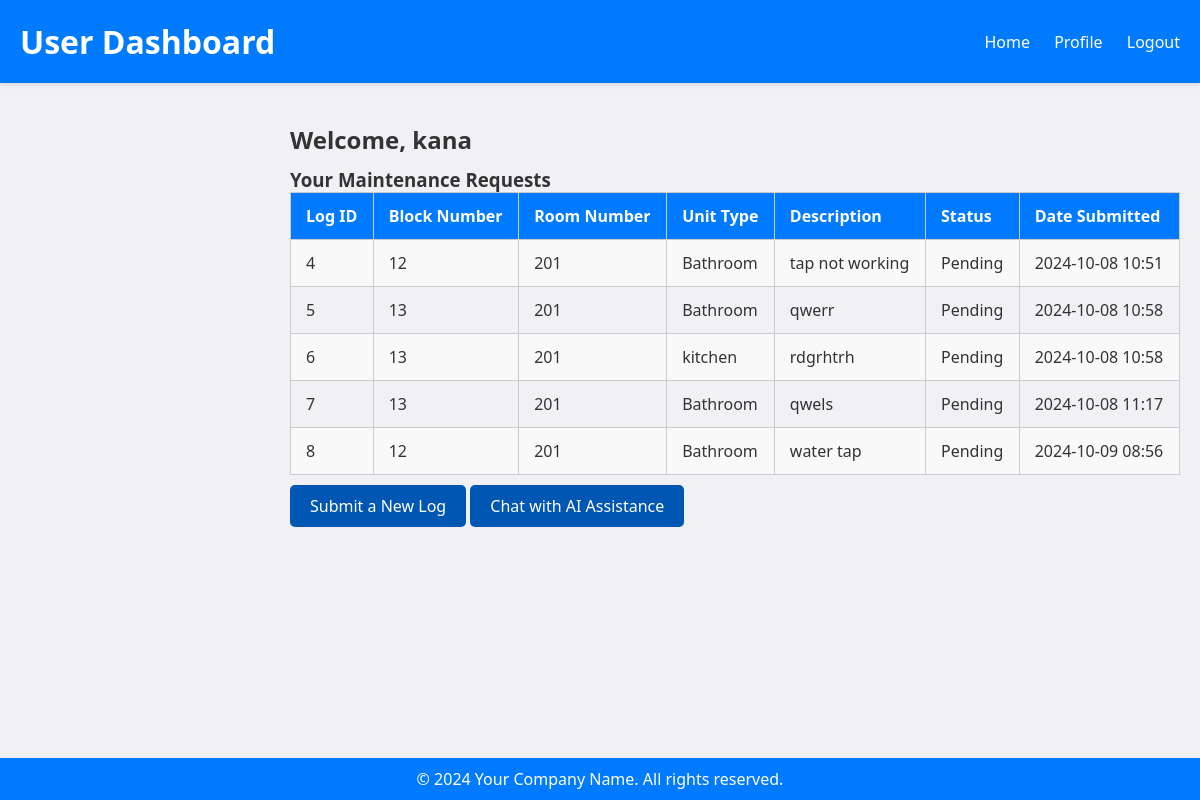
Page /landing/ (signed in) on the committed database.
### users/models.py (models this page shows, shortened)
class MaintenanceRequest(models.Model):
    user = models.ForeignKey(User, on_delete=models.CASCADE)
    block_number = models.CharField(max_length=100)
    room_number = models.CharField(max_length=100)
    unit_type = models.CharField(max_length=100)
    issue_description = models.TextField()
    attachment = models.ImageField(upload_to='attachments/', null=True, blank=True)
    unit_number = models.CharField(max_length=100)
    status = models.CharField(max_length=20, default='Pending')  # Add status field
    created_at = models.DateTimeField(auto_now_add=True)  # Add created_at field

### users/views.py (the view)
# urls.py: path('landing/', views.landing, name='landing'),
def landing(request):
    user = request.user
    maintenance_requests = MaintenanceRequest.objects.filter(user=user)
    return render(request, "Users/landing.html", {'maintenance_requests': maintenance_requests})

### template/Users/landing.html (shortened to what this page needs)
<!DOCTYPE html>
<html lang="en">
<head>
    {% load static %}
    <link rel="stylesheet" href="{% static 'css/landing.css' %}">
</head>
<body>
    {% load tz %}
    <div class="dashboard">
        <header class="header">
            <h1>User Dashboard</h1>
            <nav class="nav">
                <ul id="nav-links">
                    <li><a href="#">Home</a></li>
                    <li><a href="{% url 'user_info' %}">Profile</a></li>
                    <li><a href="{% url 'logout' %}">Logout</a></li>
                </ul>
            </nav>
        </header>
        <div class="main-content">
            <section class="content">
                <h2>Welcome, {{ user.username }}</h2>
                <div class="log-history">
                    <h3>Your Maintenance Requests</h3>
                    <table class="log-table">
                        <thead>
                            <tr>
                                <th>Log ID</th>
                                <th>Block Number</th>
                                <th>Room Number</th>
                                <th>Unit Type</th>
                                <th>Description</th>
                                <th>Status</th>
                                <th>Date Submitted</th>
                            </tr>
                        </thead>
                        <tbody>
                            {% for request in maintenance_requests %}
                                <tr>
                                    <td>{{ request.id }}</td>
                                    <td>{{ request.block_number }}</td>
                                    <td>{{ request.room_number }}</td>
                                    <td>{{ request.unit_type }}</td>
                                    <td>{{ request.issue_description }}</td>
                                    <td>{{ request.status }}</td>
                                    <td>{{ request.created_at|timezone:"Africa/Johannesburg"|date:"Y-m-d H:i" }}</td>
                                </tr>
                            {% empty %}
                                <tr>
                                    <td colspan="7">No maintenance requests submitted.</td>
                                </tr>
                            {% endfor %}
                        </tbody>
                    </table>
                </div>
                <div class="log-buttons">
                    <a class="log-action" href="{% url 'submit_maintenance_request' %}">Submit a New Log</a>
                    <a class="log-ai-assist" href="handyAI.html">Chat with AI Assistance</a>
                </div>
            </section>
        </div>
        <footer class="footer">
            <p>&copy; 2024 Your Company Name. All rights reserved.</p>
        </footer>
    </div>
</body>
</html>

### static/css/landing.css (style rules this page uses)
* { box-sizing: border-box; margin: 0; padding: 0; }
body { font-family: 'Segoe UI', Tahoma, Geneva, Verdana, sans-serif; background-color: #f0f0f5; color: #333; }
.dashboard { display: flex; flex-direction: column; height: 100vh; }
.header { background-color: #007BFF; color: #fff; padding: 20px; display: flex; justify-content: space-between; align-items: center; box-shadow: 0 2px 4px rgba(0, 0, 0, 0.1); position: relative; }
.nav ul { list-style: none; }
.nav ul li { display: inline; margin-left: 20px; }
.nav ul li a { color: #fff; text-decoration: none; transition: color 0.3s ease; }
.main-content { display: flex; flex: 1; margin-top: 20px; }
.content { margin-left: 270px; padding: 20px; flex: 1; }
.footer { background-color: #007BFF; color: #fff; text-align: center; padding: 10px 0; }
.log-history { margin-bottom: 20px; overflow-x: auto; margin-top: 11px; }
.log-table { width: 100%; border-collapse: collapse; text-align: left; }
.log-table th, .log-table td { padding: 12px 15px; border: 1px solid #ccc; }
.log-table th { background-color: #007BFF; color: #fff; }
.log-table td { background-color: #f9f9f9; }
.log-table tr:nth-child(even) td { background-color: #f0f0f5; }

### template/Users/landing.html (style rules this page uses)
.log-buttons { margin-top: 20px; }
.log-action, .log-ai-assist { background-color: #0056b3; color: white; font-size: 16px; padding: 10px 20px; border: none; border-radius: 5px; cursor: pointer; transition: background-color 0.3s; text-decoration: none; }

### rows in the picture
MaintenanceRequest: id "4", block_number "12", room_number "201", unit_type "Bathroom", issue_description "tap not working", status "Pending", created_at "2024-10-08 10:51"
MaintenanceRequest: id "5", block_number "13", room_number "201", unit_type "Bathroom", issue_description "qwerr", status "Pending", created_at "2024-10-08 10:58"
MaintenanceRequest: id "6", block_number "13", room_number "201", unit_type "kitchen", issue_description "rdgrhtrh", status "Pending", created_at "2024-10-08 10:58"
MaintenanceRequest: id "7", block_number "13", room_number "201", unit_type "Bathroom", issue_description "qwels", status "Pending", created_at "2024-10-08 11:17"
MaintenanceRequest: id "8", block_number "12", room_number "201", unit_type "Bathroom", issue_description "water tap", status "Pending", created_at "2024-10-09 08:56"

### other values in the picture
{{ user.username }} "kana"
